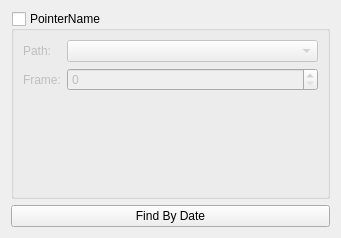
<?xml version="1.0" encoding="UTF-8"?>
<ui version="4.0">
 <class>FramePointerWidget</class>
 <widget class="QWidget" name="FramePointerWidget">
  <property name="geometry">
   <rect>
    <x>0</x>
    <y>0</y>
    <width>341</width>
    <height>238</height>
   </rect>
  </property>
  <property name="windowTitle">
   <string>Form</string>
  </property>
  <layout class="QVBoxLayout" name="verticalLayout">
   <item>
    <widget class="QGroupBox" name="groupBox">
     <property name="title">
      <string>PointerName</string>
     </property>
     <property name="checkable">
      <bool>true</bool>
     </property>
     <property name="checked">
      <bool>false</bool>
     </property>
     <layout class="QFormLayout" name="formLayout">
      <item row="0" column="0">
       <widget class="QLabel" name="dirLabel">
        <property name="text">
         <string>Path:</string>
        </property>
       </widget>
      </item>
      <item row="0" column="1">
       <widget class="QComboBox" name="comboBox">
        <property name="minimumSize">
         <size>
          <width>200</width>
          <height>0</height>
         </size>
        </property>
       </widget>
      </item>
      <item row="1" column="0">
       <widget class="QLabel" name="frameLabel">
        <property name="text">
         <string>Frame:</string>
        </property>
       </widget>
      </item>
      <item row="1" column="1">
       <widget class="QLongSpinBox" name="spinBox"/>
      </item>
     </layout>
    </widget>
   </item>
   <item>
    <widget class="QPushButton" name="pushButton">
     <property name="text">
      <string>Find By Date</string>
     </property>
    </widget>
   </item>
  </layout>
 </widget>
 <customwidgets>
  <customwidget>
   <class>QLongSpinBox</class>
   <extends>QSpinBox</extends>
   <header>fort-studio/QLongSpinBox.hpp</header>
  </customwidget>
 </customwidgets>
 <resources/>
 <connections/>
</ui>
